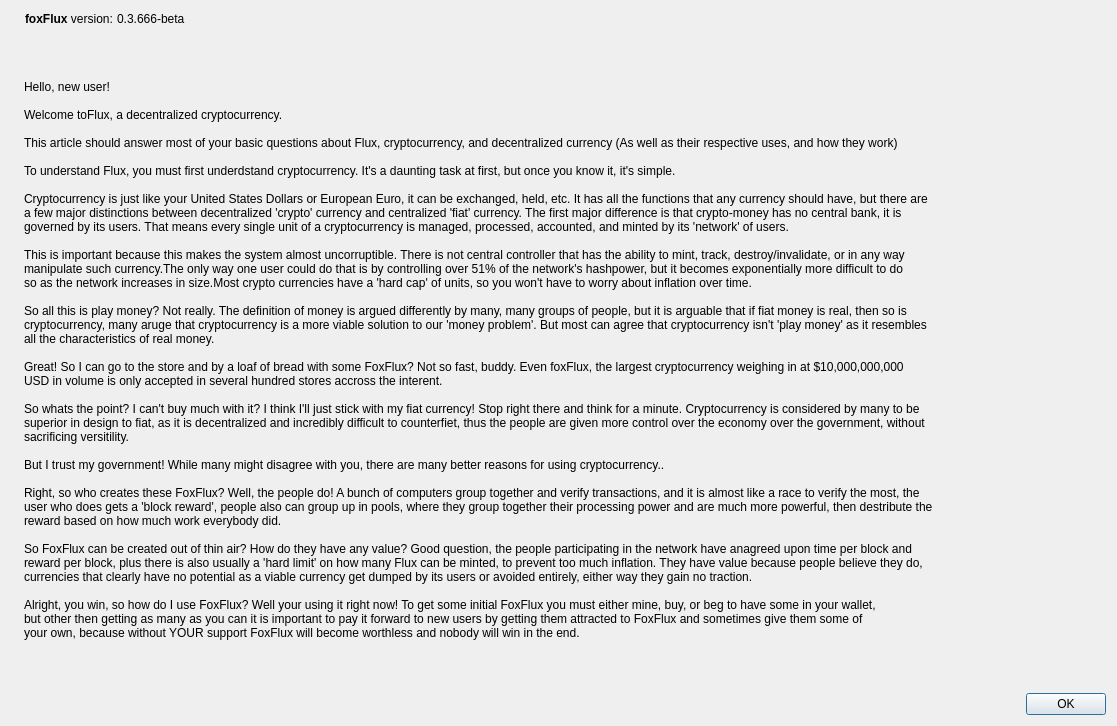
<?xml version="1.0" encoding="UTF-8"?>
<ui version="4.0">
 <class>BeginnerDialog</class>
 <widget class="QDialog" name="BeginnerDialog">
  <property name="geometry">
   <rect>
    <x>0</x>
    <y>0</y>
    <width>1117</width>
    <height>726</height>
   </rect>
  </property>
  <property name="windowTitle">
   <string>What is Flux?</string>
  </property>
  <layout class="QHBoxLayout" name="horizontalLayout_2">
   <item>
    <widget class="QLabel" name="label_4">
     <property name="sizePolicy">
      <sizepolicy hsizetype="Preferred" vsizetype="Ignored">
       <horstretch>0</horstretch>
       <verstretch>0</verstretch>
      </sizepolicy>
     </property>
     <property name="pixmap">
      <pixmap resource="../flux.qrc">:/images/about</pixmap>
     </property>
    </widget>
   </item>
   <item>
    <layout class="QVBoxLayout" name="verticalLayout_2">
     <item>
      <widget class="QFrame" name="frame">
       <property name="sizePolicy">
        <sizepolicy hsizetype="Fixed" vsizetype="Fixed">
         <horstretch>0</horstretch>
         <verstretch>0</verstretch>
        </sizepolicy>
       </property>
       <layout class="QHBoxLayout" name="horizontalLayout" stretch="0,0">
        <property name="spacing">
         <number>0</number>
        </property>
        <property name="sizeConstraint">
         <enum>QLayout::SetFixedSize</enum>
        </property>
        <property name="margin">
         <number>1</number>
        </property>
        <item>
         <widget class="QLabel" name="label">
          <property name="sizePolicy">
           <sizepolicy hsizetype="Fixed" vsizetype="Fixed">
            <horstretch>0</horstretch>
            <verstretch>0</verstretch>
           </sizepolicy>
          </property>
          <property name="maximumSize">
           <size>
            <width>16777215</width>
            <height>267</height>
           </size>
          </property>
          <property name="cursor">
           <cursorShape>IBeamCursor</cursorShape>
          </property>
          <property name="text">
           <string>&lt;html&gt;&lt;head/&gt;&lt;body&gt;&lt;p&gt;&lt;span style=&quot; font-weight:600;&quot;&gt;foxFlux&lt;/span&gt; version: &lt;/p&gt;&lt;/body&gt;&lt;/html&gt;</string>
          </property>
          <property name="textInteractionFlags">
           <set>Qt::LinksAccessibleByMouse|Qt::TextSelectableByKeyboard|Qt::TextSelectableByMouse</set>
          </property>
         </widget>
        </item>
        <item>
         <widget class="QLabel" name="versionLabel">
          <property name="sizePolicy">
           <sizepolicy hsizetype="Fixed" vsizetype="Fixed">
            <horstretch>0</horstretch>
            <verstretch>0</verstretch>
           </sizepolicy>
          </property>
          <property name="cursor">
           <cursorShape>IBeamCursor</cursorShape>
          </property>
          <property name="text">
           <string notr="true">0.3.666-beta</string>
          </property>
          <property name="textFormat">
           <enum>Qt::RichText</enum>
          </property>
          <property name="textInteractionFlags">
           <set>Qt::LinksAccessibleByMouse|Qt::TextSelectableByKeyboard|Qt::TextSelectableByMouse</set>
          </property>
         </widget>
        </item>
       </layout>
      </widget>
     </item>
     <item>
      <widget class="QLabel" name="label_2">
       <property name="text">
        <string>Hello, new user!

Welcome toFlux, a decentralized cryptocurrency.

This article should answer most of your basic questions about Flux, cryptocurrency, and decentralized currency (As well as their respective uses, and how they work)

To understand Flux, you must first underdstand cryptocurrency. It's a daunting task at first, but once you know it, it's simple.

Cryptocurrency is just like your United States Dollars or European Euro, it can be exchanged, held, etc. It has all the functions that any currency should have, but there are
a few major distinctions between decentralized 'crypto' currency and centralized 'fiat' currency. The first major difference is that crypto-money has no central bank, it is
governed by its users. That means every single unit of a cryptocurrency is managed, processed, accounted, and minted by its 'network' of users.

This is important because this makes the system almost uncorruptible. There is not central controller that has the ability to mint, track, destroy/invalidate, or in any way
manipulate such currency.The only way one user could do that is by controlling over 51% of the network's hashpower, but it becomes exponentially more difficult to do
so as the network increases in size.Most crypto currencies have a 'hard cap' of units, so you won't have to worry about inflation over time.

So all this is play money? Not really. The definition of money is argued differently by many, many groups of people, but it is arguable that if fiat money is real, then so is
cryptocurrency, many aruge that cryptocurrency is a more viable solution to our 'money problem'. But most can agree that cryptocurrency isn't 'play money' as it resembles
all the characteristics of real money.

Great! So I can go to the store and by a loaf of bread with some FoxFlux? Not so fast, buddy. Even foxFlux, the largest cryptocurrency weighing in at $10,000,000,000
USD in volume is only accepted in several hundred stores accross the interent.

So whats the point? I can't buy much with it? I think I'll just stick with my fiat currency! Stop right there and think for a minute. Cryptocurrency is considered by many to be
superior in design to fiat, as it is decentralized and incredibly difficult to counterfiet, thus the people are given more control over the economy over the government, without
sacrificing versitility.

But I trust my government! While many might disagree with you, there are many better reasons for using cryptocurrency..

Right, so who creates these FoxFlux? Well, the people do! A bunch of computers group together and verify transactions, and it is almost like a race to verify the most, the
user who does gets a 'block reward', people also can group up in pools, where they group together their processing power and are much more powerful, then destribute the
reward based on how much work everybody did.

So FoxFlux can be created out of thin air? How do they have any value? Good question, the people participating in the network have anagreed upon time per block and
reward per block, plus there is also usually a 'hard limit' on how many Flux can be minted, to prevent too much inflation. They have value because people believe they do,
currencies that clearly have no potential as a viable currency get dumped by its users or avoided entirely, either way they gain no traction.

Alright, you win, so how do I use FoxFlux? Well your using it right now! To get some initial FoxFlux you must either mine, buy, or beg to have some in your wallet,
but other then getting as many as you can it is important to pay it forward to new users by getting them attracted to FoxFlux and sometimes give them some of
your own, because without YOUR support FoxFlux will become worthless and nobody will win in the end.</string>
       </property>
       <property name="textInteractionFlags">
        <set>Qt::LinksAccessibleByMouse|Qt::TextSelectableByMouse</set>
       </property>
      </widget>
     </item>
     <item>
      <widget class="QDialogButtonBox" name="buttonBox">
       <property name="orientation">
        <enum>Qt::Horizontal</enum>
       </property>
       <property name="standardButtons">
        <set>QDialogButtonBox::Ok</set>
       </property>
      </widget>
     </item>
    </layout>
   </item>
  </layout>
 </widget>
 <resources>
  <include location="../flux.qrc"/>
  <include location="../foxFlux.qrc"/>
 </resources>
 <connections>
  <connection>
   <sender>buttonBox</sender>
   <signal>accepted()</signal>
   <receiver>BeginnerDialog</receiver>
   <slot>accept()</slot>
   <hints>
    <hint type="sourcelabel">
     <x>360</x>
     <y>308</y>
    </hint>
    <hint type="destinationlabel">
     <x>157</x>
     <y>274</y>
    </hint>
   </hints>
  </connection>
  <connection>
   <sender>buttonBox</sender>
   <signal>rejected()</signal>
   <receiver>BeginnerDialog</receiver>
   <slot>reject()</slot>
   <hints>
    <hint type="sourcelabel">
     <x>428</x>
     <y>308</y>
    </hint>
    <hint type="destinationlabel">
     <x>286</x>
     <y>274</y>
    </hint>
   </hints>
  </connection>
 </connections>
</ui>
